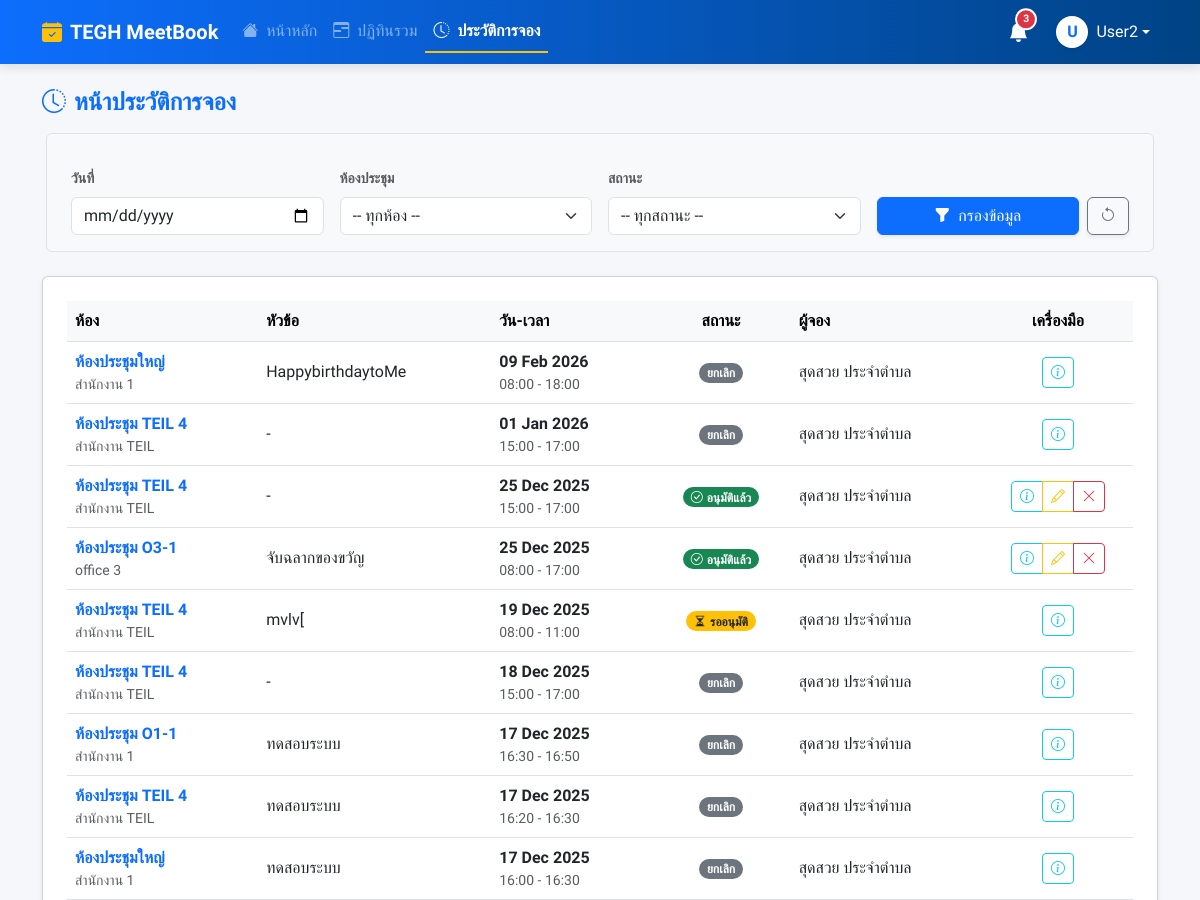
The page /history/ (signed in, upper part) on the database as committed earlier.
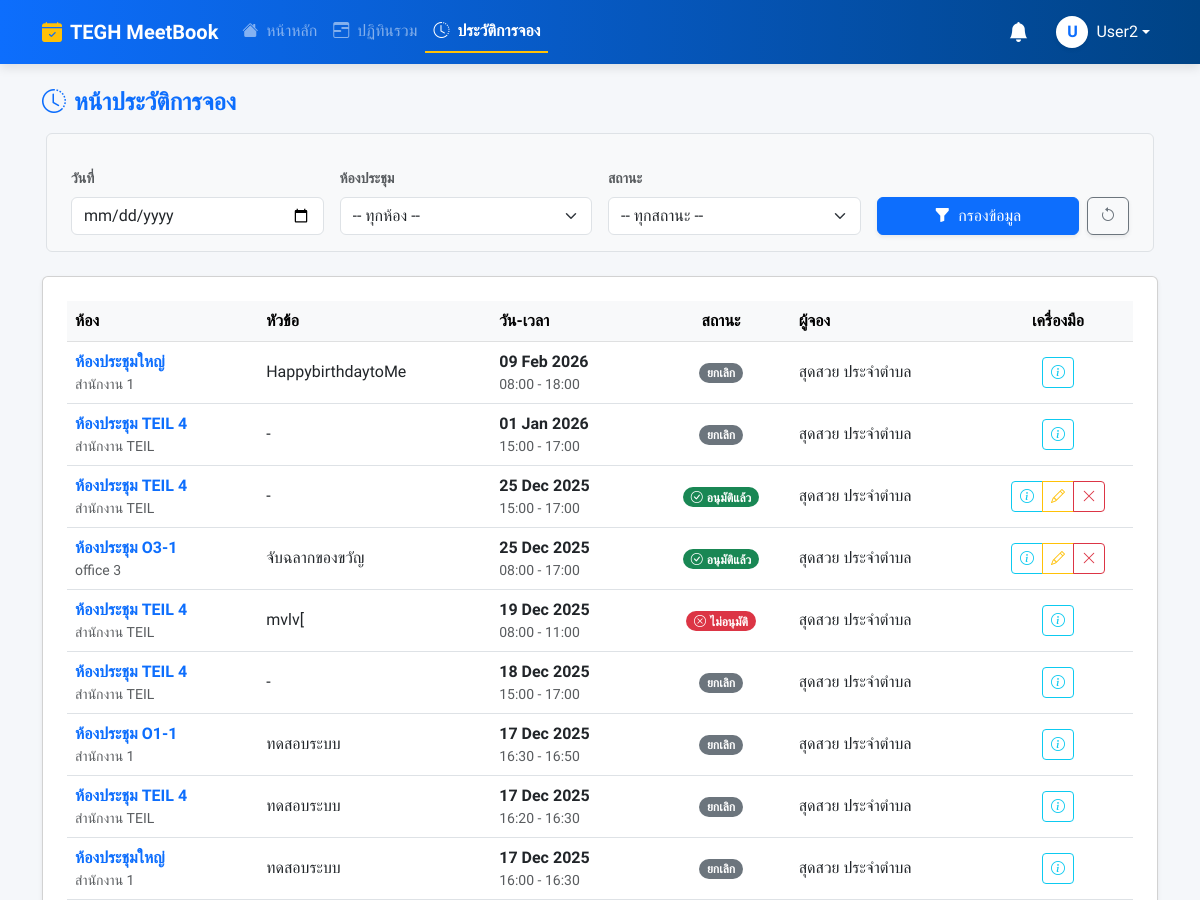
The same page on the database as committed later.
### booking/models.py (models this page shows, shortened)
class Booking(models.Model):
    user = models.ForeignKey(User, on_delete=models.SET_NULL, null=True, related_name='bookings')
    room = models.ForeignKey(Room, on_delete=models.CASCADE, related_name='bookings')
    title = models.CharField(max_length=200, verbose_name="หัวข้อการประชุม")
    start_time = models.DateTimeField(verbose_name="เวลาเริ่ม")
    end_time = models.DateTimeField(verbose_name="เวลาสิ้นสุด")
    chairman = models.CharField(max_length=200, blank=True, null=True, verbose_name="ประธาน")
    department = models.CharField(max_length=200, blank=True, null=True, verbose_name="แผนก")
    participant_count = models.PositiveIntegerField(default=1, verbose_name="จำนวนคน")
    participants = models.ManyToManyField(User, related_name='participating_in', blank=True, verbose_name="ผู้เข้าร่วม")
    is_user_seen = models.BooleanField(default=False, verbose_name="ผู้จองรับทราบแล้ว")
    equipments = models.ManyToManyField(Equipment, blank=True, related_name='bookings', verbose_name="อุปกรณ์ที่ขอเพิ่ม")
    presentation_file = models.FileField(upload_to='presentations/', blank=True, null=True, verbose_name="ไฟล์นำเสนอ")
    description = models.TextField(blank=True, null=True, verbose_name="รายละเอียด")
    additional_requests = models.TextField(blank=True, null=True, verbose_name="คำขอเพิ่มเติม")
    additional_notes = models.TextField(blank=True, null=True, verbose_name="หมายเหตุ")
    LAYOUT_CHOICES = (
        ('theatre', 'Theatre (เธียเตอร์)'),
        ('classroom', 'Classroom (แบบห้องเรียน)'),
        ('u_shape', 'U-Shape (รูปตัว U)'),
        ('banquet', 'Banquet (แบบจัดเลี้ยง)'),
        ('banquet_rounds', 'Banquet Rounds (โต๊ะจีน)'),
        ('conference', 'Conference (ห้องประชุมยาว)'),
        ('other', 'อื่นๆ (ระบุเพิ่มเติม)'),
    )
    room_layout = models.CharField(
        max_length=20,
        choices=LAYOUT_CHOICES,
        default='theatre',
        verbose_name="รูปแบบการจัดห้อง"
    )
    room_layout_attachment = models.FileField(
        upload_to='layout_attachments/',
        blank=True,
        null=True,
        verbose_name="ไฟล์แนบผังห้อง"
    )
    STATUS_CHOICES = [
        ('PENDING', 'รออนุมัติ'),
        ('APPROVED', 'อนุมัติแล้ว'),
        ('REJECTED', 'ไม่อนุมัติ'),
        ('CANCELLED', 'ยกเลิกแล้ว'),
    ]
    status = models.CharField(max_length=10, choices=STATUS_CHOICES, default='PENDING')
    created_at = models.DateTimeField(auto_now_add=True)
    updated_at = models.DateTimeField(auto_now=True)
    parent_booking = models.ForeignKey('self', on_delete=models.CASCADE, null=True, blank=True, related_name='child_bookings')
    recurrence_rule = models.CharField(max_length=20, blank=True, null=True)
    outlook_event_id = models.CharField(max_length=255, blank=True, null=True)

class Room(models.Model):
    name = models.CharField(max_length=100, verbose_name="ชื่อห้องประชุม")
    building = models.CharField(max_length=100, blank=True, null=True, verbose_name="อาคาร/ตึก")
    floor = models.CharField(max_length=50, blank=True, null=True, verbose_name="ชั้น")
    location = models.CharField(max_length=255, blank=True, null=True, verbose_name="สถานที่ตั้ง")
    capacity = models.PositiveIntegerField(default=1, verbose_name="ความจุ (คน)")
    equipment_in_room = models.TextField(blank=True, null=True, help_text="ระบุอุปกรณ์ถาวรในห้อง", verbose_name="อุปกรณ์ถาวรในห้อง")
    image = models.ImageField(upload_to='room_images/', blank=True, null=True, verbose_name="รูปภาพห้อง")
    approver = models.ForeignKey(User, on_delete=models.SET_NULL, null=True, blank=True, related_name='approvable_rooms', verbose_name="ผู้อนุมัติ")
    is_maintenance = models.BooleanField(default=False, verbose_name="สถานะปิดปรับปรุง")
    maintenance_start = models.DateTimeField(null=True, blank=True, verbose_name="เริ่มปิดปรับปรุง")
    maintenance_end = models.DateTimeField(null=True, blank=True, verbose_name="สิ้นสุดปิดปรับปรุง")
    requires_approval = models.BooleanField(default=True, verbose_name="ต้องรออนุมัติ")
    line_notify_token = models.CharField(max_length=50, blank=True, null=True, verbose_name="Line Notify Token")
    teams_webhook_url = models.TextField(blank=True, null=True, verbose_name="Teams Webhook URL")

### booking/views.py (the view)
# urls.py: path('history/', views.history_view, name='history'),
@login_required
def history_view(request):
    if is_admin(request.user):
        qs = Booking.objects.select_related('room', 'user').all()
    else:
        qs = Booking.objects.select_related('room').filter(user=request.user)
    date_filter = request.GET.get('date')
    room_filter = request.GET.get('room')
    status_filter = request.GET.get('status')
    if date_filter:
        qs = qs.filter(start_time__date=date_filter)
    if room_filter and room_filter.isdigit():
        qs = qs.filter(room_id=room_filter)
    if status_filter:
        qs = qs.filter(status=status_filter)
    room_list = Room.objects.all()
    context = {
        **get_base_context(request),
        'bookings_list': qs.order_by('-start_time'),
        'room_list': room_list,
        'selected_date': date_filter,
        'selected_room': int(room_filter) if room_filter and room_filter.isdigit() else None,
        'selected_status': status_filter,
        'current_time': timezone.now(),
    }
    return render(request, 'pages/history.html', context)

### booking/views.py (called while the page is built)
def is_admin(user):
    return user.is_authenticated and (user.is_superuser or user.is_staff or user.groups.filter(name='Admin').exists())

def is_approver_or_admin(user):
    return user.is_authenticated and (user.is_superuser or user.is_staff or user.groups.filter(name__in=['Approver', 'Admin']).exists())

### templates/pages/history.html (shortened to what the changed rows need)
{% extends "base.html" %}
{% load static %}
{% block content %}
<section class="section">
            <div class="card shadow-sm">
            <div class="container-fluid px-4 py-4">
            <div class="table-responsive">
                <table class="table table-hover align-middle">
                    <thead class="table-light">
                        <tr>
                            <th scope="col">ห้อง</th>
                            <th scope="col">หัวข้อ</th>
                            <th scope="col">วัน-เวลา</th>
                            <th scope="col" class="text-center">สถานะ</th>
                            <th scope="col">ผู้จอง</th>
                            <th scope="col" class="text-center" style="width: 150px;">เครื่องมือ</th>
                        </tr>
                    </thead>
                    <tbody>
    {% for booking in bookings_list %}
    <tr>
        <td>
            <span class="fw-bold text-primary">{{ booking.room.name }}</span>
            <small class="d-block text-muted">{{ booking.room.building|default:"-" }}</small>
        </td>
        <td>{{ booking.title }}</td>
        <td>
            <div class="d-flex flex-column">
                <span class="fw-bold">{{ booking.start_time|date:"d M Y" }}</span>
                <small class="text-muted">
                    {{ booking.start_time|date:"H:i" }} - {{ booking.end_time|date:"H:i" }}
                </small>
            </div>
        </td>
        <td class="text-center">
            {% if booking.status == 'APPROVED' %}
                {% if booking.end_time < current_time %}
                    <span class="badge bg-secondary text-white rounded-pill">
                        <i class="bi bi-check2-all me-1"></i>ใช้งานแล้ว
                    </span>
                {% else %}
                    <span class="badge bg-success rounded-pill">
                        <i class="bi bi-check-circle me-1"></i>อนุมัติแล้ว
                    </span>
                {% endif %}
            {% elif booking.status == 'PENDING' %}
                <span class="badge bg-warning text-dark rounded-pill"><i class="bi bi-hourglass-split me-1"></i>รออนุมัติ</span>
            {% elif booking.status == 'REJECTED' %}
                <span class="badge bg-danger rounded-pill"><i class="bi bi-x-circle me-1"></i>ไม่อนุมัติ</span>
            {% else %}
                <span class="badge bg-secondary rounded-pill">ยกเลิก</span>
            {% endif %}
        </td>
        <td>
            {% if booking.user %}
                {{ booking.user.get_full_name|default:booking.user.username }}
            {% else %}
                <span class="text-muted fst-italic">ไม่ระบุ</span>
            {% endif %}
        </td>
        <td class="text-center">
            <div class="btn-group" role="group">
                <a href="{% url 'booking_detail' booking.id %}" class="btn btn-sm btn-outline-info" title="ดูรายละเอียด">
                    <i class="bi bi-info-circle"></i>
                </a>
            </div>
        </td>
    </tr>
    {% endfor %}
</tbody>
                </table>
            </div>
        </div>
    </div>
</section>
{% endblock %}

### templates/base.html (shortened to what this page needs)
<!DOCTYPE html>
<html lang="th">
<head>
    <link href="https://cdn.jsdelivr.net/npm/bootstrap@5.3.0/dist/css/bootstrap.min.css" rel="stylesheet">
    <link rel="stylesheet" href="https://cdn.jsdelivr.net/npm/bootstrap-icons@1.11.0/font/bootstrap-icons.css">
    <link href="https://cdn.jsdelivr.net/npm/select2@4.1.0-rc.0/dist/css/select2.min.css" rel="stylesheet" />
    <link rel="stylesheet" href="https://cdn.jsdelivr.net/npm/select2-bootstrap-5-theme@1.3.0/dist/select2-bootstrap-5-theme.min.css" />
</head>
<body class="d-flex flex-column min-vh-100">
    <nav class="navbar navbar-expand-lg navbar-dark navbar-premium sticky-top">
        <div class="container">
            <a class="navbar-brand fw-bold d-flex align-items-center" href="{% url 'dashboard' %}">
                <i class="bi bi-calendar-check-fill me-2 text-warning"></i>
                TEGH MeetBook
            </a>
            <div class="collapse navbar-collapse" id="navbarNav">
                <ul class="navbar-nav me-auto">
                    {% for item in menu_items %}
                    <li class="nav-item">
                        <a class="nav-link {% if item.active %}active text-white{% else %}text-white-50{% endif %}" href="{% url item.url_name %}">
                            <i class="bi {{ item.icon }} me-1"></i> {{ item.label }}
                        </a>
                    </li>
                    {% endfor %}
                </ul>
                <ul class="navbar-nav align-items-center gap-1">
                    <li class="nav-item dropdown">
                        <a class="nav-link position-relative text-white" href="#" id="notificationDropdown" role="button" data-bs-toggle="dropdown" aria-expanded="false">
                            <i class="bi bi-bell-fill fs-5"></i>
                            {% if pending_count > 0 %}
                            <span class="badge rounded-pill bg-danger badge-notify" id="notificationBadge">
                                {{ pending_count }}
                            </span>
                            {% endif %}
                        </a>
                    </li>
                    {% if user.is_authenticated %}
                    <li class="nav-item dropdown ms-2">
                        <a class="nav-link dropdown-toggle text-white d-flex align-items-center" href="#" data-bs-toggle="dropdown">
                            <div class="bg-white text-primary rounded-circle d-flex align-items-center justify-content-center fw-bold me-2 shadow-sm" style="width: 32px; height: 32px;">
                                {{ user.username|make_list|first|upper }}
                            </div>
                            <span class="d-none d-lg-inline">{{ user.username }}</span>
                        </a>
                    </li>
                    {% else %}
                    <li class="nav-item"><a class="nav-link text-white fw-bold" href="{% url 'login' %}">เข้าสู่ระบบ</a></li>
                    {% endif %}
                </ul>
            </div>
        </div>
    </nav>
    <main class="main-wrapper mt-4">
        <div class="container">
            {% block content %}{% endblock %}
        </div>
    </main>
</body>
</html>

Rows that differ between the two databases and show on the page:
changed Booking "mvlv[": status "รออนุมัติ" → "ไม่อนุมัติ"
Other text that changed with them:
{{ pending_count }}: "3" → (not shown)
